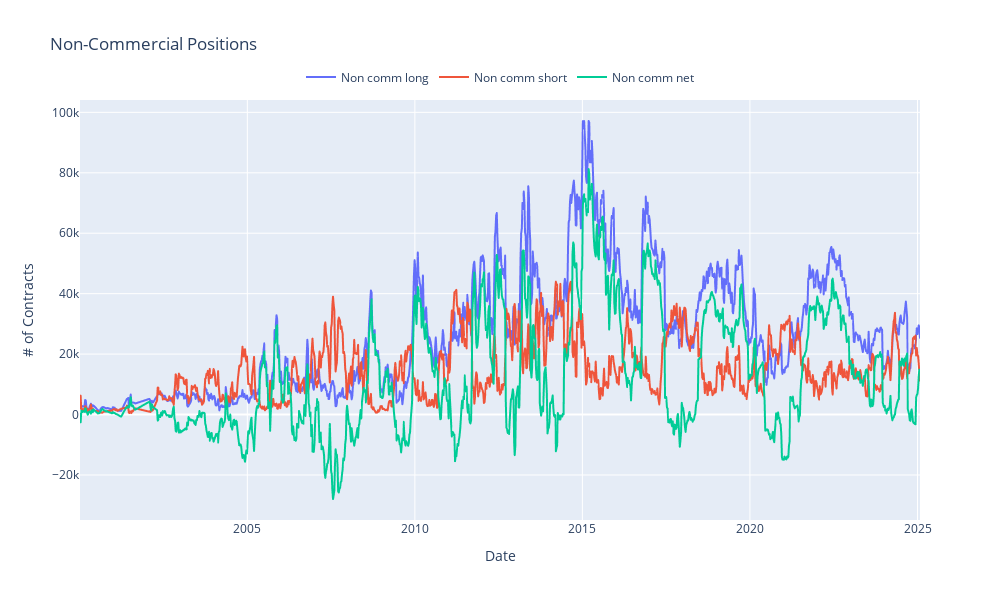

Source (notebook cell):
### Markdown cell above
查看非商业期货多头，空头和净头寸的变化。

### Code cell
fig = px.line(
    df,
    x=df.index,
    y=["non_comm_long", "non_comm_short", "non_comm_net"],
    title="Non-Commercial Positions",
)

fig.for_each_trace(lambda t: t.update(name=t.name.capitalize().replace("_", " ")))

fig.update_layout(
    width=1000,
    height=600,
    xaxis=dict(title="Date"),
    yaxis=dict(title="# of Contracts"),
    legend=dict(
        orientation="h", xanchor="center", yanchor="bottom", x=0.5, y=1.02, title=""
    ),
)

fig.show()

### Figure 1 — Plotly figure (JSON) as saved in the notebook; plotly's stock layout.template omitted (floating-point values rounded to 4 significant figures; data arrays with more than 128 entries replaced by an {"elided": "..."} marker saying what was removed)
{"data": [{"hovertemplate": "variable=non_comm_long<br>date=%{x}<br>value=%{y}<extra></extra>", "legendgroup": "non_comm_long", "line": {"color": "#636efa", "dash": "solid"}, "marker": {"symbol": "circle"}, "mode": "lines", "name": "Non comm long", "showlegend": true, "type": "scattergl", "x": {"elided": "1246 str values"}, "xaxis": "x", "y": {"elided": "1246 int values"}, "yaxis": "y"}, {"hovertemplate": "variable=non_comm_short<br>date=%{x}<br>value=%{y}<extra></extra>", "legendgroup": "non_comm_short", "line": {"color": "#EF553B", "dash": "solid"}, "marker": {"symbol": "circle"}, "mode": "lines", "name": "Non comm short", "showlegend": true, "type": "scattergl", "x": {"elided": "1246 str values"}, "xaxis": "x", "y": {"elided": "1246 int values"}, "yaxis": "y"}, {"hovertemplate": "variable=non_comm_net<br>date=%{x}<br>value=%{y}<extra></extra>", "legendgroup": "non_comm_net", "line": {"color": "#00cc96", "dash": "solid"}, "marker": {"symbol": "circle"}, "mode": "lines", "name": "Non comm net", "showlegend": true, "type": "scattergl", "x": {"elided": "1246 str values"}, "xaxis": "x", "y": {"elided": "1246 int values"}, "yaxis": "y"}], "layout": {"height": 600, "legend": {"orientation": "h", "title": {"text": ""}, "tracegroupgap": 0, "x": 0.5, "xanchor": "center", "y": 1.02, "yanchor": "bottom"}, "title": {"text": "Non-Commercial Positions"}, "width": 1000, "xaxis": {"anchor": "y", "domain": [0, 1], "title": {"text": "Date"}}, "yaxis": {"anchor": "x", "domain": [0, 1], "title": {"text": "# of Contracts"}}}}
